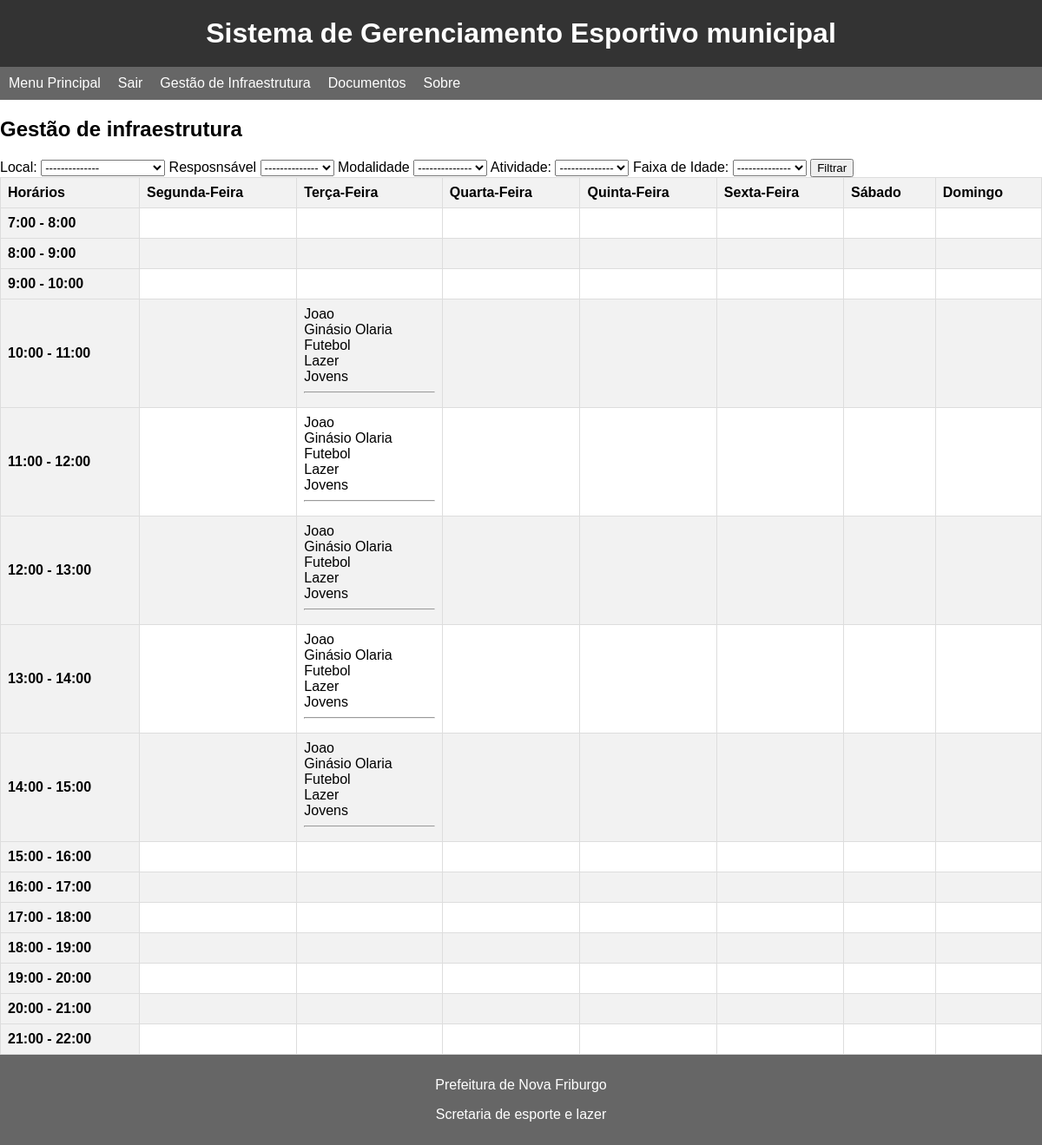
The app's page /gestao/equipamentos/tabela (signed in) with its own data.
### equipamentos/models.py (models this page shows, shortened)
class EscolhaEquipamentoHorario(models.Model):
    DIA = (
        ('segunda', 'Segunda-Feira'),
        ('terca', 'Terça-Feira'),
        ('quarta', 'Quarta-Feira'),
        ('quinta', 'Quinta-Feira'),
        ('sexta', 'Sexta-Feira'),
        ('sabado', 'Sábado'),
        ('domingo', 'Domingo'),
    )
    uso_espaco = models.ForeignKey(UsoEspaco, on_delete=models.CASCADE)
    equipamento = models.ForeignKey(Equipamento, on_delete=models.CASCADE)
    dia = models.CharField(
        max_length=7,
        choices=DIA
    )
    horario_inicio = models.TimeField()
    horario_fim = models.TimeField()

class UsoEspaco(models.Model):
    STATUS = (
        ('rascunho', 'Rascunho'),
        ('aguardando', 'Aguardando Resposta'),
        ('autorizado', 'Autorizado'),
        ('rejeitado', 'Rejeitado'),
    )
    GENERO = (
        ('masc', 'Masculino'),
        ('fem', 'Feminino'),
        ('mis', 'Misto'),
    )
    usuario = models.ForeignKey(UsuarioCustomizado, on_delete=models.CASCADE)
    data_requisicao = models.DateTimeField(auto_now_add=True)
    data_atualizacao = models.DateTimeField(auto_now=True)
    situacao = models.CharField(
        max_length=10,
        choices=STATUS,
    )
    genero_biologico = models.CharField(
        max_length=4,
        choices=GENERO,
    )
    publico_alvo = models.ForeignKey(Publico, on_delete=models.DO_NOTHING)
    estimativa_praticipantes = models.IntegerField()
    tipo_atividade = models.ForeignKey(TipoAtividade, on_delete=models.CASCADE)
    tipo_modalidade = models.ForeignKey(TipoModalidade, on_delete=models.CASCADE)
    data_expiracao = models.DateField(null=True)

class Equipamento(models.Model):
    POSSUI = (
        ('possui', 'Possui'),
        ('npossui', 'Não Possui'),
    )
    CONDICAO = (
        ('pessimo', 'Péssimo'),
        ('ruim', 'Ruim'),
        ('bom', 'Bom'),
        ('otimo', 'Ótimo'),
        ('excelente', 'Excelente'),
    )
    nome = models.CharField(max_length=255)
    bairro = models.ForeignKey(Bairro, on_delete=models.CASCADE)
    cep = models.CharField(max_length=8)
    endereco = models.CharField(max_length=255)
    longitude = models.FloatField()
    latitude = models.FloatField()
    tamanho = models.FloatField()
    tipo_equipamento = models.ForeignKey(TipoEquipamento, on_delete=models.CASCADE)
    tipo_modalidade = models.ManyToManyField(TipoModalidade)
    condicao_equipamento = models.CharField(
        max_length=9,
        choices=CONDICAO
    )
    rede_eletrica = models.CharField(
        max_length=7,
        choices=POSSUI,
    )
    rede_hidraulica = models.CharField(
        max_length=7,
        choices=POSSUI,
    )
    banheiro_vestiario = models.CharField(
        max_length=7,
        choices=POSSUI,
    )
    parques_jardins = models.CharField(
        max_length=7,
        choices=POSSUI,
    )
    arquibancada = models.CharField(
        max_length=7,
        choices=POSSUI,
    )
    cobertura = models.CharField(
        max_length=7,
        choices=POSSUI,
    )
    cercamento = models.CharField(
        max_length=7,
        choices=POSSUI,
    )
    grama_sintetica = models.CharField(
        max_length=7,
        choices=POSSUI,
    )
    foto_aerea = models.ImageField()
    fotos = models.ImageField()
    def __str__(self):
        return self.nome

class TipoModalidade(models.Model):
    nome = models.CharField(max_length=255)
    data_cadastro = models.DateTimeField(auto_now_add=True)
    def __str__(self):
        return self.nome

class TipoAtividade(models.Model):
    nome = models.CharField(max_length=255)
    data_cadastro = models.DateTimeField(auto_now_add=True)
    def __str__(self):
        return self.nome

class Publico(models.Model):
    faixa_idade = models.CharField(max_length=12)
    def __str__(self):
        return self.faixa_idade

### usuarios/models.py (models this page shows)
class UsuarioCustomizado(AbstractUser):
    CATEGORIA = (
        ('cidadao', 'Cidadão'),
        ('gestor_infraestrutura', 'Gestor de Infraestrutura'),
        ('gestor_eventos', 'Gestor de Eventos'),
    )
    tipo = models.CharField(
        max_length=21,
        choices=CATEGORIA,
    )
    telefone_contato = models.CharField(max_length=11)

### equipamentos/views.py (the view)
# urls.py: path('gestao/equipamentos/tabela', views.tabelaHorarios, name='tabela-horarios'),
@user_passes_test(lambda u: u.tipo == 'gestor_infraestrutura', login_url='/accounts/login/')
@login_required
def tabelaHorarios(request):
    equipamento_id = request.GET.get('equipamento')
    usuario_id = request.GET.get('usuario')
    modalidade_id = request.GET.get('modalidade')
    atividade_id = request.GET.get('atividade')
    idade_id = request.GET.get('idade')
    escolha_equipamentos = EscolhaEquipamentoHorario.objects.filter(uso_espaco__situacao='autorizado')
    if equipamento_id:
        escolha_equipamentos = escolha_equipamentos.filter(equipamento_id=equipamento_id)
    if usuario_id:
        escolha_equipamentos = escolha_equipamentos.filter(uso_espaco__usuario=usuario_id)
    if modalidade_id:
        escolha_equipamentos = escolha_equipamentos.filter(uso_espaco__tipo_modalidade=modalidade_id)
    if atividade_id:
        escolha_equipamentos = escolha_equipamentos.filter(uso_espaco__tipo_atividade=atividade_id)
    if idade_id:
        escolha_equipamentos = escolha_equipamentos.filter(uso_espaco__publico_alvo=idade_id)
    context = {
        'equipamentos':Equipamento.objects.all(),
        'usuarios':UsuarioCustomizado.objects.all(),
        'modalidades':TipoModalidade.objects.all(),
        'atividades':TipoAtividade.objects.all(),
        'idade': Publico.objects.all(),
        'horarios':[[7, 8], [8, 9], [9, 10], [10, 11], [11, 12], [12, 13], [13, 14], [14, 15], [15, 16], [16, 17], [17, 18], [18, 19], [19, 20], [20, 21], [21, 22]],
        'dias_semana':['segunda', 'terca', 'quarta', 'quinta', 'sexta', 'sabado', 'domingo'],
        'escolha_equipamentos':escolha_equipamentos,
        'uso_espaco': UsoEspaco.objects.all(),
    }
    return render(request, 'gestao/equipamentos/tabela_uso.html', context)

### equipamentos/templates/gestao/equipamentos/tabela_uso.html (shortened to what this page needs)
{%extends 'gestao.html'%}
{%block main%}
    <form method="GET">
        <label for="equipamento">Local:</label>
        <select name="equipamento" id="equipamento">
            <option value="">--------------</option>
        </select>
        <label for="usuario">Resposnsável</label>
        <select name="usuario" id="usuario">
            <option value="">--------------</option>
        </select>
        <label for="modalidade">Modalidade</label>
        <select name="modalidade" id="modalidade">
            <option value="">--------------</option>
        </select>
        <label for="atividade">Atividade: </label>
        <select name="atividade" id="atividade">
            <option value="">--------------</option>
        </select>
        <label for="idade">Faixa de Idade:</label>
        <select name="idade" id="idade">
            <option value="">--------------</option>
        </select>
        <input type="submit" value="Filtrar">
    </form>
    <table>
        <thead>
            <tr>
                <th>Horários</th>
                <th>Segunda-Feira</th>
                <th>Terça-Feira</th>
                <th>Quarta-Feira</th>
                <th>Quinta-Feira</th>
                <th>Sexta-Feira</th>
                <th>Sábado</th>
                <th>Domingo</th>
            </tr>
        </thead>
        <tbody>
            {% for hora in horarios%}
            <tr>
                <th>{{hora.0}}:00 - {{hora.1}}:00</th>
                {%for dias in dias_semana%}
                <td>
                    {%for escolha in escolha_equipamentos%}
                        {% if escolha.dia == dias%}
                            {%if escolha.horario_inicio.hour >= hora.0 and  hora.1 > escolha.horario_inicio.hour%}
                                {{escolha.uso_espaco.usuario}}<br>
                                {{escolha.equipamento}}<br>
                                {{escolha.uso_espaco.tipo_modalidade}}<br>
                                {{escolha.uso_espaco.tipo_atividade}}<br>
                                {{escolha.uso_espaco.publico_alvo}}<br>
                                <hr>
                            {%elif escolha.horario_fim.hour > hora.0 and   hora.1 >= escolha.horario_fim.hour%}
                                {{escolha.uso_espaco.usuario}}<br>
                                {{escolha.equipamento}}<br>
                                {{escolha.uso_espaco.tipo_modalidade}}<br>
                                {{escolha.uso_espaco.tipo_atividade}}<br>
                                {{escolha.uso_espaco.publico_alvo}}<br>
                                <hr>
                            {%elif hora.0 >= escolha.horario_inicio.hour and  escolha.horario_fim.hour >  hora.1%}
                                {{escolha.uso_espaco.usuario}}<br>
                                {{escolha.equipamento}}<br>
                                {{escolha.uso_espaco.tipo_modalidade}}<br>
                                {{escolha.uso_espaco.tipo_atividade}}<br>
                                {{escolha.uso_espaco.publico_alvo}}<br>
                                <hr>
                            {%endif%}
                        {% endif %}
                    {%endfor%}
                </td>
                {%endfor%}
            </tr>
            {%endfor%}
        </tbody>
    </table>
{%endblock%}

### equipamentos/static/css/style.css (style rules this page uses)
body { font-family: Arial, sans-serif; margin: 0; padding: 0; }
table { border-collapse: collapse; width: 100%; }
table th, table td { border: 1px solid #ddd; padding: 8px; text-align: left; }
table th { background-color: #f2f2f2; }
table tr:nth-child(even) { background-color: #f2f2f2; }

### records on screen
EscolhaEquipamentoHorario: uso_espaco.usuario "Joao", equipamento "Ginásio Olaria", uso_espaco.tipo_modalidade "Futebol", uso_espaco.tipo_atividade "Lazer", uso_espaco.publico_alvo "Jovens"

### other values on screen
{{ hora.0 }} "7" "8" "9" "10" "11" "12" "13" "14" "15" "16" "17" "18" "19" "20" "21"
{{ hora.1 }} "8" "9" "10" "11" "12" "13" "14" "15" "16" "17" "18" "19" "20" "21" "22"
